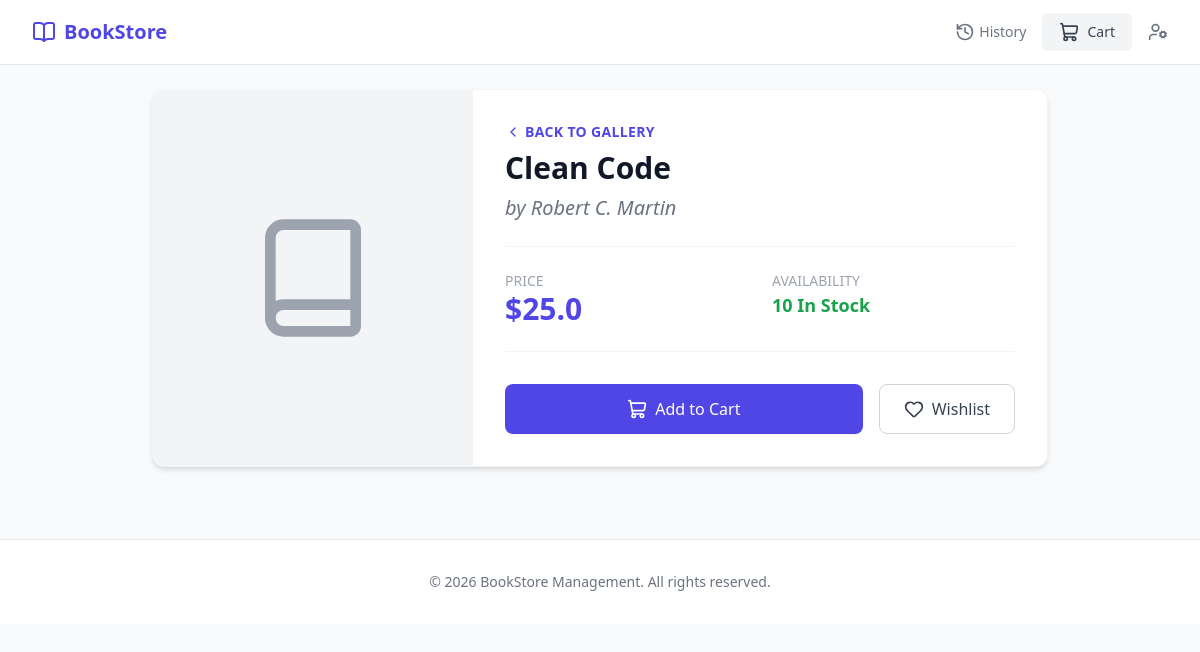
/books/B001/, run on the app's committed database.
### store/models/book/models.py (models this page shows, shortened)
class Book(models.Model):
    id = models.CharField(max_length=64, primary_key=True)
    title = models.CharField(max_length=255)
    author = models.CharField(max_length=255)
    price = models.FloatField()
    stock_quantity = models.IntegerField(default=0)

### store/controllers/bookController/views.py (the view)
# urls.py: path("books/<str:book_id>/", book_detail, name="book_detail"),
def book_detail(request: HttpRequest, book_id: str) -> HttpResponse:
    try:
        book = Book.objects.get(id=book_id)
    except Book.DoesNotExist as exc:
        raise Http404("Book not found") from exc
    related_books = recommend_books(book_id)
    return render(request, "book/detail.html", {
        "book": book,
        "related_books": related_books
    })

### store/controllers/bookController/views.py (called while the page is built)
def recommend_books(book_id: str) -> list[Book]:
    related = CartItem.objects.filter(book_id=book_id)
    carts = [c.cart_id for c in related]
    items = CartItem.objects.filter(cart_id__in=carts)
    books = Book.objects.filter(id__in=[i.book_id for i in items]).annotate(
        avg_rating=models.Avg('ratings__score')
    ).order_by('-avg_rating', 'title')
    return list(books.exclude(id=book_id).distinct()[:4])

### store/templates/book/detail.html (shortened to what this page needs)
{% extends 'base.html' %}
{% block content %}
<div class="bg-white rounded-xl shadow-md overflow-hidden border border-gray-100 max-w-4xl mx-auto">
    <div class="md:flex">
        <div class="md:flex-shrink-0 bg-gray-100 flex items-center justify-center p-12 text-gray-400 w-full md:w-80">
            <i data-lucide="book" class="w-32 h-32"></i>
        </div>
        <div class="p-8 flex-grow">
            <div class="flex items-center text-sm text-indigo-600 font-semibold tracking-wide uppercase mb-2">
                <a href="/books/" class="flex items-center hover:underline">
                    <i data-lucide="chevron-left" class="w-4 h-4 mr-1"></i>
                    Back to Gallery
                </a>
            </div>
            <h1 class="text-3xl font-bold text-gray-900 mb-2">{{ book.title }}</h1>
            <p class="text-xl text-gray-500 italic mb-6">by {{ book.author }}</p>
            <div class="grid grid-cols-2 gap-6 mb-8 py-6 border-y border-gray-100">
                <div>
                    <span class="block text-sm text-gray-400 uppercase font-medium">Price</span>
                    <span class="text-3xl font-bold text-indigo-600">${{ book.price }}</span>
                </div>
                <div>
                    <span class="block text-sm text-gray-400 uppercase font-medium">Availability</span>
                    <span class="text-lg font-semibold {% if book.stock_quantity > 0 %}text-green-600{% else %}text-red-600{% endif %}">
                        {% if book.stock_quantity > 0 %}
                            {{ book.stock_quantity }} In Stock
                        {% else %}
                            Out of Stock
                        {% endif %}
                    </span>
                </div>
            </div>
            <div class="flex flex-col sm:flex-row gap-4">
                <a href="/cart/add/{{ book.id }}/"
                    class="flex-1 inline-flex items-center justify-center px-6 py-3 border border-transparent text-base font-medium rounded-lg shadow-sm text-white bg-indigo-600 hover:bg-indigo-700 transition-colors">
                    <i data-lucide="shopping-cart" class="mr-2 w-5 h-5"></i>
                    Add to Cart
                </a>
                <button class="inline-flex items-center justify-center px-6 py-3 border border-gray-300 text-base font-medium rounded-lg text-gray-700 bg-white hover:bg-gray-50 transition-colors">
                    <i data-lucide="heart" class="mr-2 w-5 h-5"></i>
                    Wishlist
                </button>
            </div>
        </div>
    </div>
</div>
{% endblock %}

### data on the page
Book: title "Clean Code", author "Robert C. Martin", price "25.0", stock_quantity "10"
